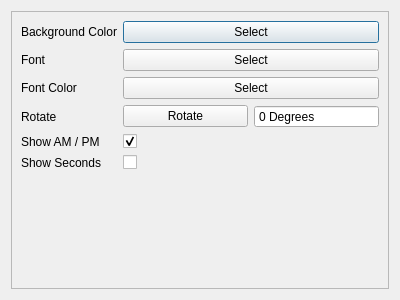
<?xml version="1.0" encoding="UTF-8"?>
<ui version="4.0">
 <class>dreamy_options</class>
 <widget class="QDialog" name="dreamy_options">
  <property name="geometry">
   <rect>
    <x>0</x>
    <y>0</y>
    <width>400</width>
    <height>300</height>
   </rect>
  </property>
  <property name="windowTitle">
   <string>Dreamy: Options</string>
  </property>
  <layout class="QVBoxLayout" name="verticalLayout">
   <item>
    <widget class="QScrollArea" name="scrollArea">
     <property name="widgetResizable">
      <bool>true</bool>
     </property>
     <widget class="QWidget" name="scrollAreaWidgetContents">
      <property name="geometry">
       <rect>
        <x>0</x>
        <y>0</y>
        <width>384</width>
        <height>284</height>
       </rect>
      </property>
      <layout class="QFormLayout" name="formLayout">
       <item row="0" column="0">
        <widget class="QLabel" name="label">
         <property name="text">
          <string>Background Color</string>
         </property>
        </widget>
       </item>
       <item row="0" column="1">
        <widget class="QPushButton" name="background_color">
         <property name="text">
          <string>Select</string>
         </property>
        </widget>
       </item>
       <item row="1" column="0">
        <widget class="QLabel" name="label_3">
         <property name="text">
          <string>Font</string>
         </property>
        </widget>
       </item>
       <item row="1" column="1">
        <widget class="QPushButton" name="font">
         <property name="text">
          <string>Select</string>
         </property>
        </widget>
       </item>
       <item row="2" column="0">
        <widget class="QLabel" name="label_2">
         <property name="text">
          <string>Font Color</string>
         </property>
        </widget>
       </item>
       <item row="2" column="1">
        <widget class="QPushButton" name="font_color">
         <property name="text">
          <string>Select</string>
         </property>
        </widget>
       </item>
       <item row="3" column="0">
        <widget class="QLabel" name="label_7">
         <property name="text">
          <string>Rotate</string>
         </property>
        </widget>
       </item>
       <item row="3" column="1">
        <layout class="QHBoxLayout" name="horizontalLayout">
         <item>
          <layout class="QHBoxLayout" name="horizontalLayout_2">
           <item>
            <widget class="QPushButton" name="rotate">
             <property name="text">
              <string>Rotate</string>
             </property>
            </widget>
           </item>
           <item>
            <widget class="QSpinBox" name="angle">
             <property name="readOnly">
              <bool>true</bool>
             </property>
             <property name="buttonSymbols">
              <enum>QAbstractSpinBox::NoButtons</enum>
             </property>
             <property name="suffix">
              <string> Degrees</string>
             </property>
            </widget>
           </item>
          </layout>
         </item>
        </layout>
       </item>
       <item row="4" column="0">
        <widget class="QLabel" name="label_5">
         <property name="text">
          <string>Show AM / PM</string>
         </property>
        </widget>
       </item>
       <item row="4" column="1">
        <widget class="QCheckBox" name="show_am_pm">
         <property name="text">
          <string/>
         </property>
         <property name="checked">
          <bool>true</bool>
         </property>
        </widget>
       </item>
       <item row="5" column="0">
        <widget class="QLabel" name="label_4">
         <property name="text">
          <string>Show Seconds</string>
         </property>
        </widget>
       </item>
       <item row="5" column="1">
        <widget class="QCheckBox" name="show_seconds">
         <property name="text">
          <string/>
         </property>
        </widget>
       </item>
      </layout>
     </widget>
    </widget>
   </item>
  </layout>
 </widget>
 <tabstops>
  <tabstop>scrollArea</tabstop>
  <tabstop>background_color</tabstop>
  <tabstop>font</tabstop>
  <tabstop>font_color</tabstop>
  <tabstop>rotate</tabstop>
  <tabstop>angle</tabstop>
  <tabstop>show_am_pm</tabstop>
  <tabstop>show_seconds</tabstop>
 </tabstops>
 <resources/>
 <connections/>
</ui>
